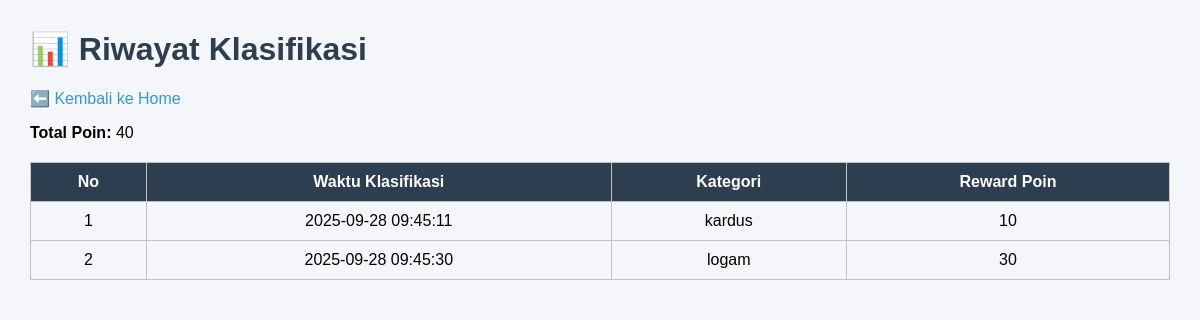
/records (signed in), run on the app's committed database.
### tables this page shows
CREATE TABLE records (
        id INTEGER PRIMARY KEY AUTOINCREMENT,
        user_id INTEGER,
        waktu TEXT,
        kategori TEXT,
        poin INTEGER,
        FOREIGN KEY(user_id) REFERENCES users(id)
    );

### app.py (the view)
@app.route("/records")
@login_required
def records():
    db = get_db()
    cursor = db.cursor()
    cursor.execute("SELECT * FROM records WHERE user_id=?", (session["user_id"],))
    records = cursor.fetchall()
    cursor.execute("SELECT SUM(poin) as total FROM records WHERE user_id=?", (session["user_id"],))
    total_poin = cursor.fetchone()["total"] or 0
    return render_template("records.html", records=records, total_poin=total_poin)

### app.py (called while the page is built)
def get_db():
    db = getattr(g, "_database", None)
    if db is None:
        db = g._database = sqlite3.connect(DATABASE)
        db.row_factory = sqlite3.Row
    return db

@app.teardown_appcontext
def close_connection(exception):
    db = getattr(g, "_database", None)
    if db is not None:
        db.close()

def login_required(f):
    @wraps(f)
    def decorated_function(*args, **kwargs):
        if "user_id" not in session:
            flash("⚠️ Silakan login dulu.")
            return redirect(url_for("login"))
        return f(*args, **kwargs)
    return decorated_function

### templates/records.html (shortened to what this page needs)
<!DOCTYPE html>
<html lang="id">
<head>
</head>
<body>
    <h1>📊 Riwayat Klasifikasi</h1>
    <p><a href="/home">⬅️ Kembali ke Home</a></p>
    <p><b>Total Poin:</b> {{ total_poin }}</p>
    <table>
        <tr>
            <th>No</th>
            <th>Waktu Klasifikasi</th>
            <th>Kategori</th>
            <th>Reward Poin</th>
        </tr>
        {% for r in records %}
        <tr>
            <td>{{ loop.index }}</td>
            <td>{{ r.waktu }}</td>
            <td>{{ r.kategori }}</td>
            <td>{{ r.poin }}</td>
        </tr>
        {% else %}
        <tr>
            <td colspan="4">Belum ada data klasifikasi</td>
        </tr>
        {% endfor %}
    </table>
</body>
</html>

### templates/records.html (style rules this page uses)
body { font-family: Arial, sans-serif; margin: 30px; background: #f4f6f9; }
h1 { color: #2c3e50; }
a { text-decoration: none; color: #3498db; }
table { border-collapse: collapse; width: 100%; margin-top: 20px; }
table, th, td { border: 1px solid #bdc3c7; }
th, td { padding: 10px; text-align: center; }
th { background: #2c3e50; color: white; }

### data on the page
records: waktu "2025-09-28 09:45:11", kategori "kardus", poin "10"
records: waktu "2025-09-28 09:45:30", kategori "logam", poin "30"

### other printed values
{{ total_poin }} "40"
